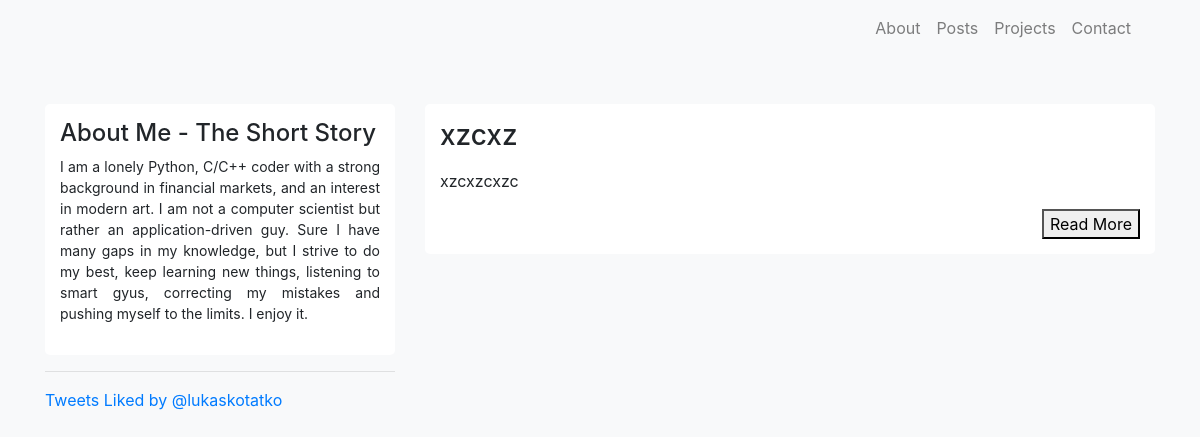
Before: / with the older database file.
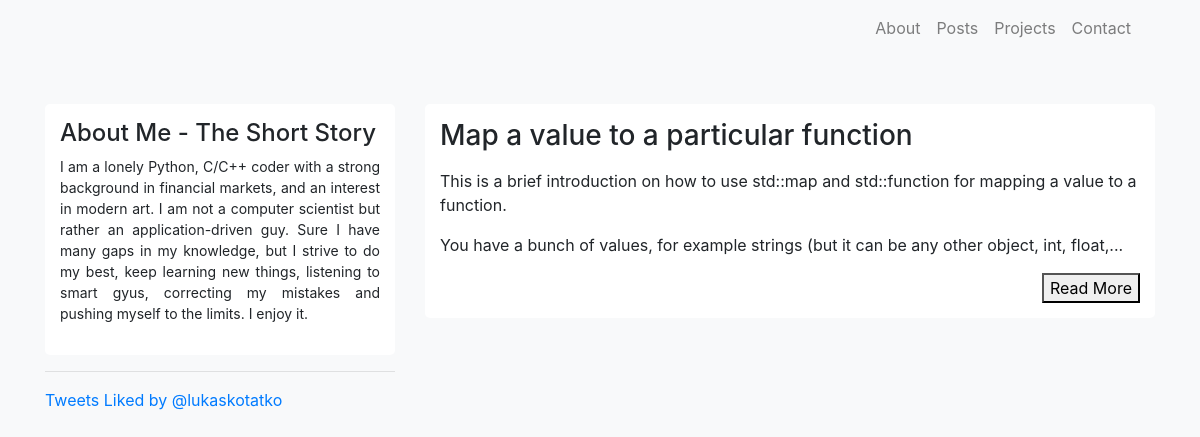
After: the same page with the newer database file.
### application/models.py (models this page shows, shortened)
class PostModel(db.Model):
    __tablename__ = "posts"
    id = db.Column(db.Integer, primary_key=True)
    title = db.Column(db.String(128), unique=False, nullable=False)
    body = db.Column(db.Text, unique=False, nullable=False)
    tags = db.Column(db.Text, unique=False, nullable=True)
    time_posted = db.Column(db.DateTime, unique=False, nullable=False)

### application/routes.py (the view)
@app.route('/')
def index():
    posts = PostModel.query.all()
    return render_template("posts.html", posts=posts)

### application/templates/posts.html (shortened to what this page needs)
{% extends 'layout.html' %}
{% block content %}
<div class="row">
    <div class="container col-sm-4" style="text-align: justify">
        <div class="mycontainer">
            <h4>About Me - The Short Story</h4>
            <p class="about">I am a lonely Python, C/C++ coder with a strong background in financial markets, and an interest in modern art. I am not a computer scientist but rather an application-driven guy. Sure I have many gaps in my knowledge, but I strive to do my best, keep learning new things, listening to smart gyus, correcting my mistakes and pushing myself to the limits. I enjoy it.</p>
        </div>
        <hr>
        <div>
            <a class="twitter-timeline" data-theme="light" href="https://twitter.com/lukaskotatko/likes?ref_src=twsrc%5Etfw">Tweets Liked by @lukaskotatko</a>
        </div>
    </div>
    <div class="container col-sm-8">
        {% for post in posts %}
        <article class="mycontainer">
            <h3>{{ post.title }}</h3>
            <p>{{ post.body | safe | truncate(220) }}
            </p>
            <div style="text-align: right">
                <a href="{{ url_for('post', post_id = post.id) }}"><button class="uk-button uk-button-small">Read More</button></a>
            </div>
        </article>
        <br>
        {% endfor %}
    </div>
</div>
{% endblock %}

### application/templates/layout.html (shortened to what this page needs)
<!DOCTYPE html>
<html lang="en">
<head>
    <link rel="stylesheet" href="https://stackpath.bootstrapcdn.com/bootstrap/4.5.0/css/bootstrap.min.css">
    <link rel="stylesheet" href="https://cdn.jsdelivr.net/npm/uikit@3.4.1/dist/css/uikit.min.css" />
    <link rel="stylesheet" href="{{ url_for('static', filename='css/style.css')}}">
</head>
<body>
    {% include 'partials/navbar-top.html' %}
    <div class="container pt-5">
        {% block content %} {% endblock %}
    </div>
</body>
</body>
</html>

### application/templates/partials/navbar-top.html (shortened to what this page needs)
<div class="container">
<nav class="navbar navbar-expand-lg navbar-light bg-light">
    <div class="collapse navbar-collapse" id="navbarTogglerDemo02">
      <ul class="navbar-nav ml-auto">
        <li class="nav-item">
            <a class="nav-link" href="{{ url_for('about')}}">About</a>
          </li>
        <li class="nav-item">
          <a class="nav-link" href="{{ url_for('posts')}}">Posts</a>
        </li>
        <li class="nav-item">
            <a class="nav-link" href="{{ url_for('projects')}}">Projects</a>
        </li>
        <li class="nav-item">
            <a class="nav-link" href="{{ url_for('contact')}}">Contact</a>
        </li>
      </ul>
    </div>
  </nav>
</div>

### application/static/css/style.css (style rules this page uses)
body { background-color: #F8F9FA; }
.mycontainer { background-color: white; padding: 15px; border-radius: 5px; }
.about { font-size: 14px; }

Changed rows visible on the page:
removed PostModel: title "xzcxz", body "xzcxzcxzc"
added PostModel: title "Map a value to a particular function", body "This is a brief introduction on how to use std::map and std::function for mapping a value to a function. You have a bunch of values, for example strings (but it can be any other object, int, float,..."
